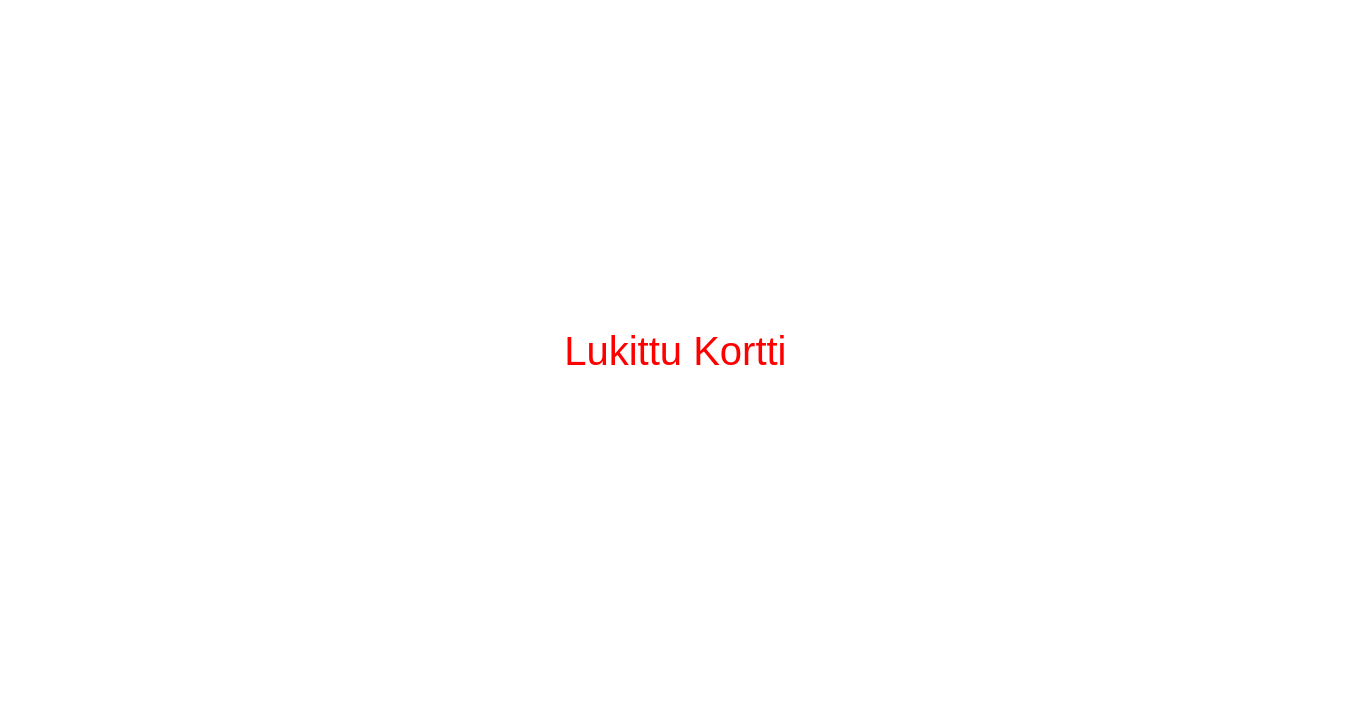
<?xml version="1.0" encoding="UTF-8"?>
<ui version="4.0">
 <class>custommessagebox</class>
 <widget class="QDialog" name="custommessagebox">
  <property name="geometry">
   <rect>
    <x>0</x>
    <y>0</y>
    <width>1349</width>
    <height>721</height>
   </rect>
  </property>
  <property name="windowTitle">
   <string>Dialog</string>
  </property>
  <property name="styleSheet">
   <string notr="true">background-color: rgb(255,255,255)</string>
  </property>
  <widget class="QLabel" name="label">
   <property name="geometry">
    <rect>
     <x>-40</x>
     <y>260</y>
     <width>1431</width>
     <height>181</height>
    </rect>
   </property>
   <property name="font">
    <font>
     <pointsize>30</pointsize>
    </font>
   </property>
   <property name="styleSheet">
    <string notr="true">color: red</string>
   </property>
   <property name="text">
    <string>Lukittu Kortti</string>
   </property>
   <property name="alignment">
    <set>Qt::AlignCenter</set>
   </property>
  </widget>
 </widget>
 <resources/>
 <connections/>
</ui>
